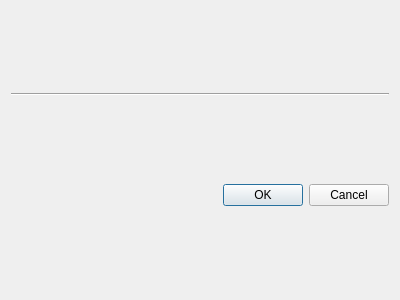
<?xml version="1.0" encoding="UTF-8"?>
<ui version="4.0">
 <author>Oleksandr Shneyder(o.shneyder@phoca-gmbh.de)</author>
 <class>PrintDialog</class>
 <widget class="QDialog" name="PrintDialog">
  <property name="windowModality">
   <enum>Qt::NonModal</enum>
  </property>
  <property name="geometry">
   <rect>
    <x>0</x>
    <y>0</y>
    <width>400</width>
    <height>300</height>
   </rect>
  </property>
  <property name="windowTitle">
   <string>Print - X2Go client</string>
  </property>
  <layout class="QVBoxLayout" name="verticalLayout">
   <item>
    <widget class="Line" name="line">
     <property name="orientation">
      <enum>Qt::Horizontal</enum>
     </property>
    </widget>
   </item>
   <item>
    <widget class="QDialogButtonBox" name="buttonBox">
     <property name="standardButtons">
      <set>QDialogButtonBox::Cancel|QDialogButtonBox::Ok</set>
     </property>
    </widget>
   </item>
  </layout>
 </widget>
 <resources/>
 <connections>
  <connection>
   <sender>buttonBox</sender>
   <signal>accepted()</signal>
   <receiver>PrintDialog</receiver>
   <slot>accept()</slot>
   <hints>
    <hint type="sourcelabel">
     <x>199</x>
     <y>277</y>
    </hint>
    <hint type="destinationlabel">
     <x>199</x>
     <y>149</y>
    </hint>
   </hints>
  </connection>
  <connection>
   <sender>buttonBox</sender>
   <signal>rejected()</signal>
   <receiver>PrintDialog</receiver>
   <slot>reject()</slot>
   <hints>
    <hint type="sourcelabel">
     <x>199</x>
     <y>277</y>
    </hint>
    <hint type="destinationlabel">
     <x>199</x>
     <y>149</y>
    </hint>
   </hints>
  </connection>
 </connections>
</ui>
